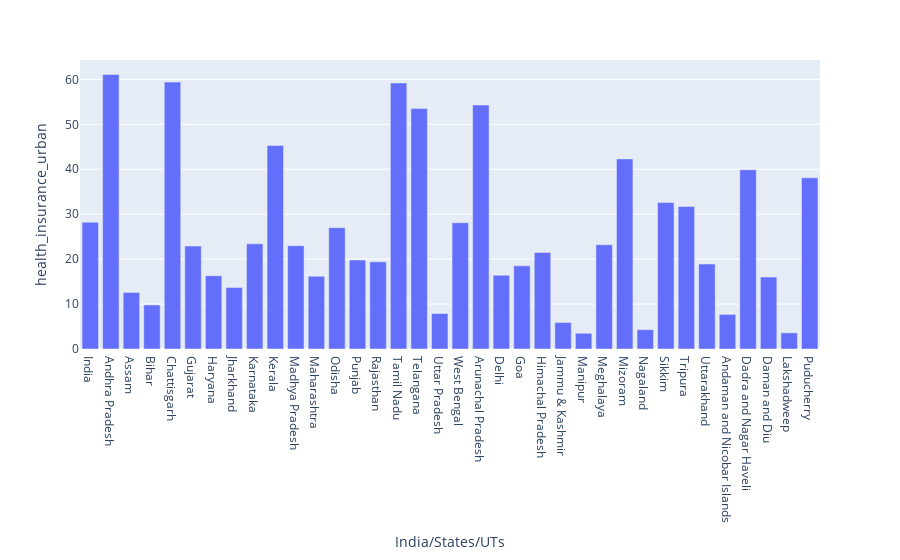

The cell this chart's notebook holds for it:
### Code cell
import plotly.express as px
fig = px.bar(health_insurance_NFHS4_Urban, x='India/States/UTs', y='health_insurance_urban')
fig.show()

### Figure 1 — Plotly figure (JSON) as saved in the notebook; plotly's stock layout.template omitted (floating-point values rounded to 4 significant figures)
{"data": [{"alignmentgroup": "True", "hovertemplate": "India/States/UTs=%{x}<br>health_insurance_urban=%{y}<extra></extra>", "legendgroup": "", "marker": {"color": "#636efa"}, "name": "", "offsetgroup": "", "orientation": "v", "showlegend": false, "textposition": "auto", "type": "bar", "x": ["India", "Andhra Pradesh", "Assam", "Bihar", "Chattisgarh", "Gujarat", "Haryana", "Jharkhand", "Karnataka", "Kerala", "Madhya Pradesh", "Maharashtra", "Odisha", "Punjab", "Rajasthan", "Tamil Nadu", "Telangana", "Uttar Pradesh", "West Bengal", "Arunachal Pradesh", "Delhi", "Goa", "Himachal Pradesh", "Jammu & Kashmir", "Manipur", "Meghalaya", "Mizoram", "Nagaland", "Sikkim", "Tripura", "Uttarakhand", "Andaman and Nicobar Islands", "Dadra and Nagar Haveli", "Daman and Diu", "Lakshadweep", "Puducherry"], "xaxis": "x", "y": [28.2, 61.1, 12.6, 9.8, 59.4, 22.9, 16.3, 13.7, 23.4, 45.3, 23, 16.2, 27, 19.8, 19.4, 59.2, 53.5, 7.9, 28.1, 54.3, 16.4, 18.5, 21.5, 5.9, 3.5, 23.2, 42.3, 4.3, 32.6, 31.7, 18.9, 7.7, 39.9, 16, 3.6, 38.1], "yaxis": "y"}], "layout": {"barmode": "relative", "legend": {"tracegroupgap": 0}, "margin": {"t": 60}, "xaxis": {"anchor": "y", "domain": [0, 1], "title": {"text": "India/States/UTs"}}, "yaxis": {"anchor": "x", "domain": [0, 1], "title": {"text": "health_insurance_urban"}}}}
